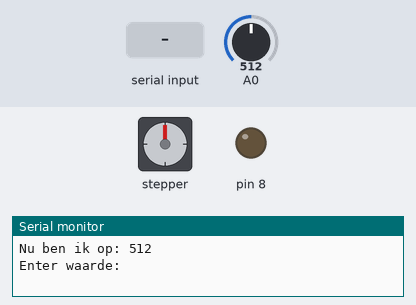
This sketch was run on a simulated Arduino Uno, built with avr-gcc and run on an emulated ATmega328P. On the bench: stepper motor, output pins drawn as LEDs (lit = HIGH), the last lines printed to the serial monitor. Wiring (inferred from the names in the program): stepper motor driver (200 steps per turn assumed): step pin 3; direction pin 6. Inputs (shaded band) come from the test bench; at power-on: A0 = 512. Pins used as bus, display or sensor lines are not drawn.

Above: at 1.2 s.
1.3 s: "90,45\n" received over Serial
At 3.8 s:
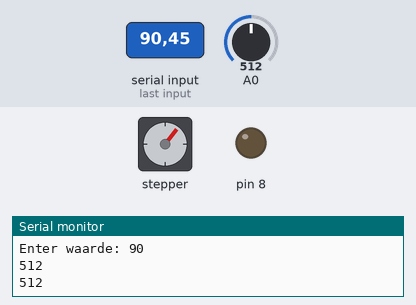
4.3 s: A0 set to 306
At 5.07 s:
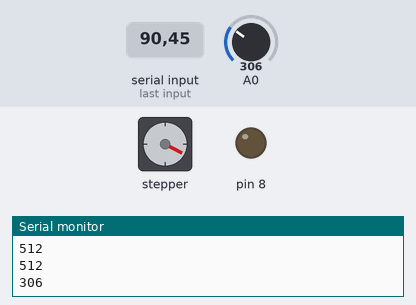
7.3 s: A0 set to 0
At 7.64 s:
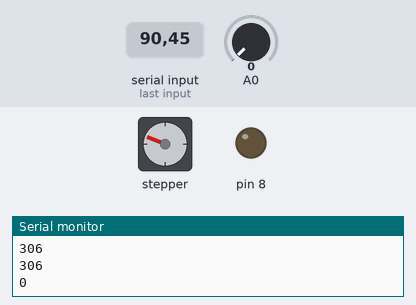
10.3 s: A0 set to 716
13.3 s: A0 set to 306
Timing chart, 0 to 23.3 s (numbered marks = the images above; inputs shaded):
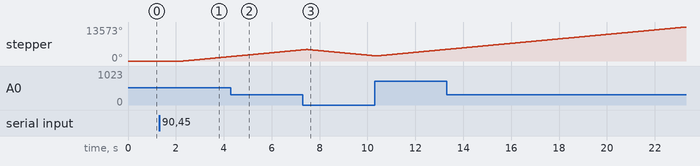

The sketch:

FocusmechanismV2.ino
```cpp
/*Example sketch to control a stepper motor with A4988/DRV8825 stepper motor driver and Arduino without a library. More info: https://www.makerguides.com */

// Define stepper motor connections and steps per revolution:
#define dirPin 6
#define stepPin 3
#define stepsPerRevolution 200

int waarde = 0;
int stage = 0;
int verschil = 0;

void setup() {
    Serial.begin(9600);

  // Declare pins as output:
  pinMode(stepPin, OUTPUT);
  pinMode(dirPin, OUTPUT);
  pinMode(8, OUTPUT);
  digitalWrite(8, LOW);

}

void loop() {


if (stage == 0) {
  digitalWrite(8, LOW);
  int potmeter = analogRead(A0);
  Serial.print("Nu ben ik op: ");
  Serial.println(potmeter);
  Serial.print("Enter waarde: ");
    while (Serial.available() == 0) { //Wait for user input  }
        waarde = Serial.parseInt(); //Reading the Input int from Serial port.


    }
    if (0 < waarde and waarde < 1024) {
      Serial.print(waarde);
      Serial.println(" ");
      stage = 1;
    }
Serial.read();
delay(1000);
}

else if (stage == 1) {
  digitalWrite(8, LOW);

  int potmeter = analogRead(A0);

  Serial.println(potmeter);

    if (potmeter != waarde) {
    // Spin the stepper motor 1 revolution quickly:
        if ((potmeter) < waarde) {
          verschil = (waarde - potmeter);
          while (verschil > 0){
            digitalWrite(dirPin, LOW);
            digitalWrite(stepPin, HIGH);
            delayMicroseconds(1000);
            digitalWrite(stepPin, LOW);
            delayMicroseconds(1000);
            verschil = (verschil - 1);
          }
        }
        if ((potmeter) > waarde) {
          verschil = (potmeter - waarde);
          while (verschil > 0){
            digitalWrite(dirPin, HIGH);
            digitalWrite(stepPin, HIGH);
            delayMicroseconds(1000);
            digitalWrite(stepPin, LOW);
            delayMicroseconds(1000);
            verschil = (verschil - 1);
        }
    }
    }
    if (potmeter == waarde) {
        digitalWrite(8, HIGH);
        waarde = 0;
        stage = 0;
    }
}

}
```

Measured:
- after the input at 1.3 s, stepper: keeps turning clockwise at about 894°/s, starting after 1.0 s
